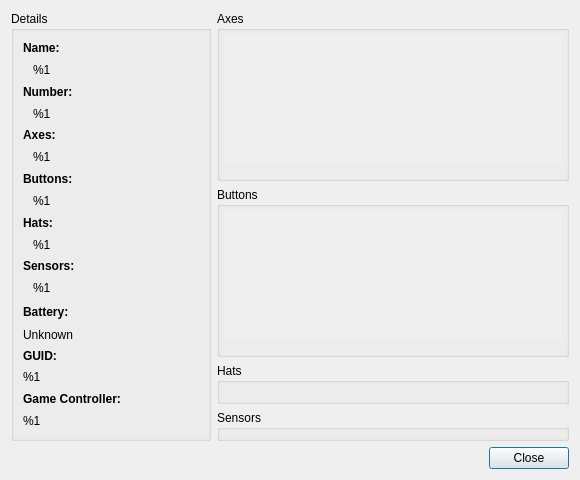
<?xml version="1.0" encoding="UTF-8"?>
<ui version="4.0">
 <class>JoystickStatusWindow</class>
 <widget class="QDialog" name="JoystickStatusWindow">
  <property name="windowModality">
   <enum>Qt::ApplicationModal</enum>
  </property>
  <property name="geometry">
   <rect>
    <x>0</x>
    <y>0</y>
    <width>580</width>
    <height>480</height>
   </rect>
  </property>
  <property name="minimumSize">
   <size>
    <width>580</width>
    <height>440</height>
   </size>
  </property>
  <property name="windowTitle">
   <string>Properties</string>
  </property>
  <property name="modal">
   <bool>true</bool>
  </property>
  <layout class="QVBoxLayout" name="verticalLayout_11">
   <item>
    <layout class="QHBoxLayout" name="horizontalLayout">
     <item>
      <widget class="QGroupBox" name="groupBox">
       <property name="minimumSize">
        <size>
         <width>200</width>
         <height>0</height>
        </size>
       </property>
       <property name="title">
        <string>Details</string>
       </property>
       <layout class="QVBoxLayout" name="verticalLayout_9">
        <item>
         <layout class="QVBoxLayout" name="verticalLayout">
          <item>
           <widget class="QLabel" name="label">
            <property name="font">
             <font>
              <weight>75</weight>
              <bold>false</bold>
             </font>
            </property>
            <property name="text">
             <string>Name:</string>
            </property>
           </widget>
          </item>
          <item>
           <widget class="QLabel" name="joystickNameLabel">
            <property name="text">
             <string>%1</string>
            </property>
            <property name="indent">
             <number>10</number>
            </property>
           </widget>
          </item>
         </layout>
        </item>
        <item>
         <layout class="QVBoxLayout" name="verticalLayout_2">
          <item>
           <widget class="QLabel" name="label_2">
            <property name="font">
             <font>
              <weight>75</weight>
              <bold>false</bold>
             </font>
            </property>
            <property name="text">
             <string>Number:</string>
            </property>
           </widget>
          </item>
          <item>
           <widget class="QLabel" name="joystickNumberLabel">
            <property name="text">
             <string>%1</string>
            </property>
            <property name="indent">
             <number>10</number>
            </property>
           </widget>
          </item>
         </layout>
        </item>
        <item>
         <layout class="QVBoxLayout" name="verticalLayout_3">
          <item>
           <widget class="QLabel" name="label_4">
            <property name="font">
             <font>
              <weight>75</weight>
              <bold>false</bold>
             </font>
            </property>
            <property name="text">
             <string>Axes:</string>
            </property>
           </widget>
          </item>
          <item>
           <widget class="QLabel" name="joystickAxesLabel">
            <property name="text">
             <string>%1</string>
            </property>
            <property name="indent">
             <number>10</number>
            </property>
           </widget>
          </item>
         </layout>
        </item>
        <item>
         <layout class="QVBoxLayout" name="verticalLayout_4">
          <item>
           <widget class="QLabel" name="label_6">
            <property name="font">
             <font>
              <weight>75</weight>
              <bold>false</bold>
             </font>
            </property>
            <property name="text">
             <string>Buttons:</string>
            </property>
           </widget>
          </item>
          <item>
           <widget class="QLabel" name="joystickButtonsLabel">
            <property name="text">
             <string>%1</string>
            </property>
            <property name="indent">
             <number>10</number>
            </property>
           </widget>
          </item>
         </layout>
        </item>
        <item>
         <layout class="QVBoxLayout" name="verticalLayout_5">
          <item>
           <widget class="QLabel" name="label_8">
            <property name="font">
             <font>
              <weight>75</weight>
              <bold>false</bold>
             </font>
            </property>
            <property name="text">
             <string>Hats:</string>
            </property>
           </widget>
          </item>
          <item>
           <widget class="QLabel" name="joystickHatsLabel">
            <property name="text">
             <string>%1</string>
            </property>
            <property name="indent">
             <number>10</number>
            </property>
           </widget>
          </item>
         </layout>
        </item>
        <item>
         <layout class="QVBoxLayout" name="verticalLayout_12">
          <item>
           <widget class="QLabel" name="label_9">
            <property name="font">
             <font>
              <weight>75</weight>
              <bold>false</bold>
             </font>
            </property>
            <property name="text">
             <string>Sensors:</string>
            </property>
           </widget>
          </item>
          <item>
           <widget class="QLabel" name="joystickSensorsLabel">
            <property name="text">
             <string>%1</string>
            </property>
            <property name="indent">
             <number>10</number>
            </property>
           </widget>
          </item>
         </layout>
        </item>
        <item>
         <layout class="QVBoxLayout" name="batteryVerticalLayout">
          <property name="leftMargin">
           <number>0</number>
          </property>
          <property name="topMargin">
           <number>0</number>
          </property>
          <property name="rightMargin">
           <number>0</number>
          </property>
          <property name="bottomMargin">
           <number>0</number>
          </property>
          <item>
           <widget class="QLabel" name="batteryLabel">
            <property name="minimumSize">
             <size>
              <width>0</width>
              <height>20</height>
             </size>
            </property>
            <property name="font">
             <font>
              <weight>75</weight>
              <bold>false</bold>
             </font>
            </property>
            <property name="text">
             <string>Battery:</string>
            </property>
           </widget>
          </item>
          <item>
           <widget class="QLabel" name="batteryValueLabel">
            <property name="minimumSize">
             <size>
              <width>0</width>
              <height>14</height>
             </size>
            </property>
            <property name="text">
             <string>Unknown</string>
            </property>
           </widget>
          </item>
         </layout>
        </item>
        <item>
         <layout class="QVBoxLayout" name="guidVerticalLayout">
          <item>
           <widget class="QLabel" name="guidHeaderLabel">
            <property name="enabled">
             <bool>true</bool>
            </property>
            <property name="font">
             <font>
              <weight>75</weight>
              <bold>false</bold>
             </font>
            </property>
            <property name="text">
             <string>GUID:</string>
            </property>
           </widget>
          </item>
          <item>
           <widget class="QLabel" name="guidLabel">
            <property name="text">
             <string>%1</string>
            </property>
            <property name="wordWrap">
             <bool>true</bool>
            </property>
            <property name="margin">
             <number>10</number>
            </property>
            <property name="textInteractionFlags">
             <set>Qt::LinksAccessibleByMouse|Qt::TextSelectableByMouse</set>
            </property>
           </widget>
          </item>
         </layout>
        </item>
        <item>
         <layout class="QVBoxLayout" name="sdlcontrollerVerticalLayout">
          <item>
           <widget class="QLabel" name="sdlcontrollerHeaderLabel">
            <property name="enabled">
             <bool>true</bool>
            </property>
            <property name="font">
             <font>
              <weight>75</weight>
              <bold>false</bold>
             </font>
            </property>
            <property name="text">
             <string>Game Controller:</string>
            </property>
           </widget>
          </item>
          <item>
           <widget class="QLabel" name="sdlGameControllerLabel">
            <property name="text">
             <string>%1</string>
            </property>
            <property name="wordWrap">
             <bool>true</bool>
            </property>
            <property name="margin">
             <number>10</number>
            </property>
            <property name="textInteractionFlags">
             <set>Qt::LinksAccessibleByMouse|Qt::TextSelectableByMouse</set>
            </property>
           </widget>
          </item>
         </layout>
        </item>
       </layout>
      </widget>
     </item>
     <item>
      <layout class="QVBoxLayout" name="verticalLayout_10" stretch="0,0,0">
       <item>
        <widget class="QGroupBox" name="axesGroupBox">
         <property name="title">
          <string>Axes</string>
         </property>
         <layout class="QVBoxLayout" name="verticalLayout_6">
          <property name="leftMargin">
           <number>4</number>
          </property>
          <property name="topMargin">
           <number>4</number>
          </property>
          <property name="rightMargin">
           <number>4</number>
          </property>
          <property name="bottomMargin">
           <number>4</number>
          </property>
          <item>
           <widget class="QScrollArea" name="axesScrollArea">
            <property name="frameShape">
             <enum>QFrame::NoFrame</enum>
            </property>
            <property name="frameShadow">
             <enum>QFrame::Sunken</enum>
            </property>
            <property name="lineWidth">
             <number>1</number>
            </property>
            <property name="widgetResizable">
             <bool>true</bool>
            </property>
            <widget class="QWidget" name="scrollAreaWidgetContents">
             <property name="geometry">
              <rect>
               <x>0</x>
               <y>0</y>
               <width>346</width>
               <height>120</height>
              </rect>
             </property>
            </widget>
           </widget>
          </item>
          <item>
           <spacer name="verticalSpacer">
            <property name="orientation">
             <enum>Qt::Vertical</enum>
            </property>
            <property name="sizeType">
             <enum>QSizePolicy::Fixed</enum>
            </property>
            <property name="sizeHint" stdset="0">
             <size>
              <width>20</width>
              <height>10</height>
             </size>
            </property>
           </spacer>
          </item>
         </layout>
        </widget>
       </item>
       <item>
        <widget class="QGroupBox" name="buttonsGroupBox">
         <property name="title">
          <string>Buttons</string>
         </property>
         <layout class="QVBoxLayout" name="verticalLayout_7">
          <property name="leftMargin">
           <number>4</number>
          </property>
          <property name="topMargin">
           <number>4</number>
          </property>
          <property name="rightMargin">
           <number>4</number>
          </property>
          <property name="bottomMargin">
           <number>4</number>
          </property>
          <item>
           <widget class="QScrollArea" name="buttonsScrollArea">
            <property name="autoFillBackground">
             <bool>false</bool>
            </property>
            <property name="styleSheet">
             <string notr="true"/>
            </property>
            <property name="frameShape">
             <enum>QFrame::NoFrame</enum>
            </property>
            <property name="widgetResizable">
             <bool>true</bool>
            </property>
            <widget class="QWidget" name="scrollAreaWidgetContents_2">
             <property name="geometry">
              <rect>
               <x>0</x>
               <y>0</y>
               <width>346</width>
               <height>120</height>
              </rect>
             </property>
            </widget>
           </widget>
          </item>
          <item>
           <spacer name="verticalSpacer_2">
            <property name="orientation">
             <enum>Qt::Vertical</enum>
            </property>
            <property name="sizeType">
             <enum>QSizePolicy::Fixed</enum>
            </property>
            <property name="sizeHint" stdset="0">
             <size>
              <width>20</width>
              <height>10</height>
             </size>
            </property>
           </spacer>
          </item>
         </layout>
        </widget>
       </item>
       <item>
        <widget class="QGroupBox" name="hatsGroupBox">
         <property name="title">
          <string>Hats</string>
         </property>
         <layout class="QVBoxLayout" name="verticalLayout_8">
          <property name="leftMargin">
           <number>4</number>
          </property>
          <property name="topMargin">
           <number>4</number>
          </property>
          <property name="rightMargin">
           <number>4</number>
          </property>
          <property name="bottomMargin">
           <number>14</number>
          </property>
         </layout>
        </widget>
       </item>
       <item>
        <widget class="QGroupBox" name="sensorsGroupBox">
         <property name="title">
          <string>Sensors</string>
         </property>
        </widget>
       </item>
      </layout>
     </item>
    </layout>
   </item>
   <item>
    <widget class="QDialogButtonBox" name="buttonBox">
     <property name="orientation">
      <enum>Qt::Horizontal</enum>
     </property>
     <property name="standardButtons">
      <set>QDialogButtonBox::Close</set>
     </property>
    </widget>
   </item>
  </layout>
 </widget>
 <resources/>
 <connections>
  <connection>
   <sender>buttonBox</sender>
   <signal>accepted()</signal>
   <receiver>JoystickStatusWindow</receiver>
   <slot>accept()</slot>
   <hints>
    <hint type="sourcelabel">
     <x>248</x>
     <y>254</y>
    </hint>
    <hint type="destinationlabel">
     <x>157</x>
     <y>274</y>
    </hint>
   </hints>
  </connection>
  <connection>
   <sender>buttonBox</sender>
   <signal>rejected()</signal>
   <receiver>JoystickStatusWindow</receiver>
   <slot>reject()</slot>
   <hints>
    <hint type="sourcelabel">
     <x>316</x>
     <y>260</y>
    </hint>
    <hint type="destinationlabel">
     <x>286</x>
     <y>274</y>
    </hint>
   </hints>
  </connection>
 </connections>
</ui>
